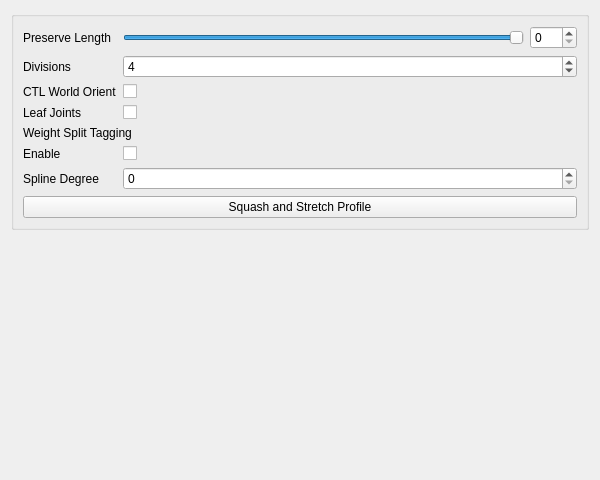
<?xml version="1.0" encoding="UTF-8"?>
<ui version="4.0">
 <class>Form</class>
 <widget class="QWidget" name="Form">
  <property name="geometry">
   <rect>
    <x>0</x>
    <y>0</y>
    <width>600</width>
    <height>480</height>
   </rect>
  </property>
  <property name="windowTitle">
   <string>Form</string>
  </property>
  <layout class="QGridLayout" name="gridLayout">
   <item row="2" column="0">
    <spacer name="verticalSpacer">
     <property name="orientation">
      <enum>Qt::Orientation::Vertical</enum>
     </property>
     <property name="sizeHint" stdset="0">
      <size>
       <width>20</width>
       <height>40</height>
      </size>
     </property>
    </spacer>
   </item>
   <item row="0" column="0">
    <widget class="QGroupBox" name="groupBox">
     <property name="title">
      <string/>
     </property>
     <layout class="QFormLayout" name="formLayout">
      <item row="0" column="0">
       <widget class="QLabel" name="preserve_length_label">
        <property name="text">
         <string>Preserve Length</string>
        </property>
       </widget>
      </item>
      <item row="0" column="1">
       <layout class="QHBoxLayout" name="preserve_length_layout">
        <item>
         <widget class="QSlider" name="preserve_length_slider">
          <property name="minimumSize">
           <size>
            <width>0</width>
            <height>15</height>
           </size>
          </property>
          <property name="maximum">
           <number>100</number>
          </property>
          <property name="sliderPosition">
           <number>100</number>
          </property>
          <property name="orientation">
           <enum>Qt::Orientation::Horizontal</enum>
          </property>
         </widget>
        </item>
        <item>
         <widget class="QSpinBox" name="preserve_length_spinBox">
          <property name="maximum">
           <number>100</number>
          </property>
         </widget>
        </item>
       </layout>
      </item>
      <item row="1" column="0">
       <widget class="QLabel" name="divisions_label">
        <property name="text">
         <string>Divisions</string>
        </property>
       </widget>
      </item>
      <item row="1" column="1">
       <widget class="QSpinBox" name="division_spinBox">
        <property name="sizePolicy">
         <sizepolicy hsizetype="Expanding" vsizetype="Fixed">
          <horstretch>0</horstretch>
          <verstretch>0</verstretch>
         </sizepolicy>
        </property>
        <property name="minimum">
         <number>2</number>
        </property>
        <property name="maximum">
         <number>99</number>
        </property>
        <property name="value">
         <number>4</number>
        </property>
       </widget>
      </item>
      <item row="2" column="0">
       <widget class="QLabel" name="ctl_world_orient_label">
        <property name="text">
         <string>CTL World Orient</string>
        </property>
       </widget>
      </item>
      <item row="2" column="1">
       <widget class="QCheckBox" name="ctl_world_orient_checkBox">
        <property name="enabled">
         <bool>true</bool>
        </property>
        <property name="toolTip">
         <string>&lt;html&gt;&lt;head/&gt;&lt;body&gt;&lt;p&gt;If checked the IK controls will be oriented to world space in XYZ&lt;/p&gt;&lt;/body&gt;&lt;/html&gt;</string>
        </property>
        <property name="text">
         <string/>
        </property>
       </widget>
      </item>
      <item row="3" column="0">
       <widget class="QLabel" name="leafJoints_label">
        <property name="text">
         <string>Leaf Joints</string>
        </property>
       </widget>
      </item>
      <item row="3" column="1">
       <widget class="QCheckBox" name="leafJoints_checkBox">
        <property name="text">
         <string/>
        </property>
       </widget>
      </item>
      <item row="4" column="0" colspan="2">
       <widget class="QLabel" name="weight_split_tagging_label">
        <property name="text">
         <string>Weight Split Tagging</string>
        </property>
        <property name="alignment">
         <set>Qt::AlignmentFlag::AlignLeading|Qt::AlignmentFlag::AlignLeft|Qt::AlignmentFlag::AlignVCenter</set>
        </property>
       </widget>
      </item>
      <item row="7" column="0" colspan="2">
       <widget class="QPushButton" name="squashStretchProfile_pushButton">
        <property name="text">
         <string>Squash and Stretch Profile</string>
        </property>
       </widget>
      </item>
      <item row="5" column="0">
       <widget class="QLabel" name="weight_split_enable_label">
        <property name="toolTip">
         <string>When enabled the component's joints will be tagged to have metadata for automatic skin weight splitting.</string>
        </property>
        <property name="text">
         <string>Enable</string>
        </property>
       </widget>
      </item>
      <item row="5" column="1">
       <widget class="QCheckBox" name="weight_split_enable_checkBox">
        <property name="toolTip">
         <string>When enabled the component's joints will be tagged to have metadata for automatic skin weight splitting.</string>
        </property>
        <property name="text">
         <string/>
        </property>
       </widget>
      </item>
      <item row="6" column="0">
       <widget class="QLabel" name="spline_degree_label">
        <property name="toolTip">
         <string>This corresponds to the degree of the spline used for the skin weight splitting. A higher value will result in a &quot;smoother&quot; weight split. A value of one is a linear spline, 2 quadratic, etc.</string>
        </property>
        <property name="text">
         <string>Spline Degree</string>
        </property>
       </widget>
      </item>
      <item row="6" column="1">
       <widget class="QSpinBox" name="spline_degree_spinBox">
        <property name="sizePolicy">
         <sizepolicy hsizetype="Expanding" vsizetype="Fixed">
          <horstretch>0</horstretch>
          <verstretch>0</verstretch>
         </sizepolicy>
        </property>
        <property name="toolTip">
         <string>This corresponds to the degree of the spline used for the skin weight splitting. A higher value will result in a &quot;smoother&quot; weight split. A value of one is a linear spline, 2 quadratic, etc.</string>
        </property>
       </widget>
      </item>
     </layout>
    </widget>
   </item>
  </layout>
 </widget>
 <resources/>
 <connections>
  <connection>
   <sender>preserve_length_slider</sender>
   <signal>valueChanged(int)</signal>
   <receiver>preserve_length_spinBox</receiver>
   <slot>setValue(int)</slot>
   <hints>
    <hint type="sourcelabel">
     <x>325</x>
     <y>152</y>
    </hint>
    <hint type="destinationlabel">
     <x>291</x>
     <y>38</y>
    </hint>
   </hints>
  </connection>
  <connection>
   <sender>preserve_length_spinBox</sender>
   <signal>valueChanged(int)</signal>
   <receiver>preserve_length_slider</receiver>
   <slot>setValue(int)</slot>
   <hints>
    <hint type="sourcelabel">
     <x>612</x>
     <y>153</y>
    </hint>
    <hint type="destinationlabel">
     <x>564</x>
     <y>151</y>
    </hint>
   </hints>
  </connection>
 </connections>
</ui>
